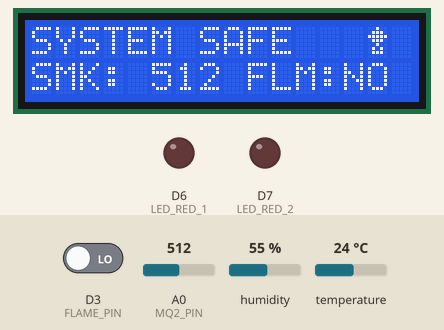
Bench run of a sketch on a simulated ESP8266 (Wemos D1 mini). Shown: 16×2 character LCD, output pins drawn as LEDs (lit = HIGH). Dashed ring = blinking. The inputs (shaded band) are chosen by the test bench; at power-on: temperature 24 °C, A0 (MQ2_PIN) = 512, D3 (FLAME_PIN) LOW, humidity 55 %. WiFi joins after 1.5 s; servers stay silent unless stated; uploads are accepted with an empty reply; the local clock reads 2024-03-15 10:24:30 at power-on unless the sketch sets it; web services answer with replies made up by the test bench; what the sketch prints to the serial monitor is not drawn.

Above: at 8.1 s.
8.2 s: temperature set to 33 °C
10.2 s: temperature set to 36 °C
At 11.9 s:
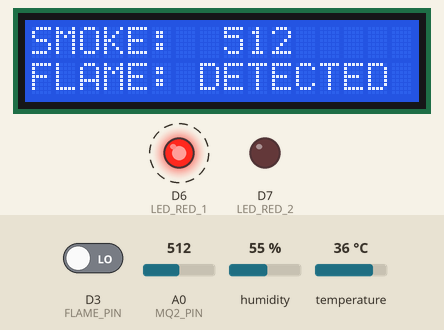
16.2 s: A0 (MQ2_PIN) set to 610
At 18.3 s:
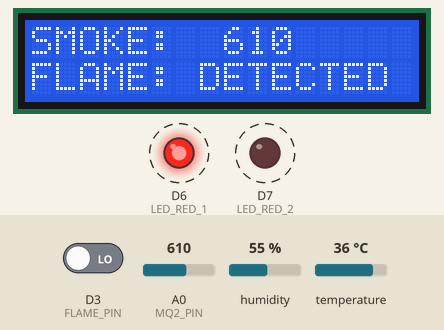
20.0 s: D3 (FLAME_PIN) driven HIGH
At 21.8 s:
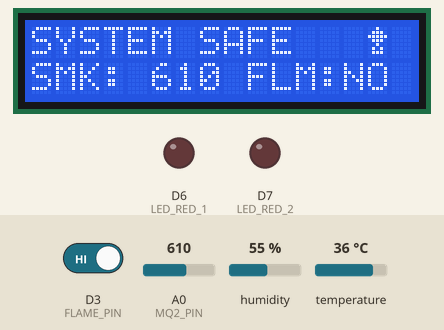
22.1 s: D3 (FLAME_PIN) driven LOW
At 23.6 s:
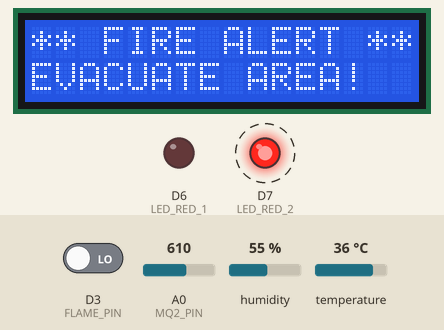
28.1 s: A0 (MQ2_PIN) set to 1023
At 29.9 s:
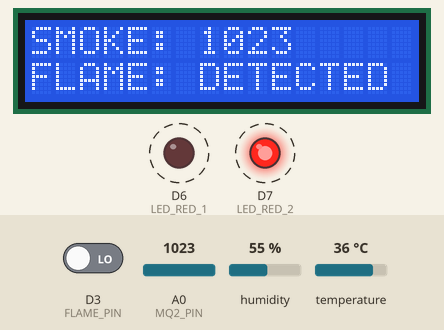
Timing chart, 0 to 34.7 s (numbered marks = the images above; inputs shaded):
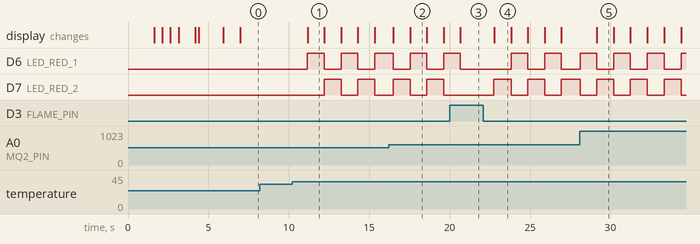

The sketch:

esp8266_code.ino
```cpp
/*
 * PyroChain - Smart Fire Safety Alert Logging System
 * ESP8266 IoT Firmware
 * Hardware Components:
 *  - ESP8266 (NodeMCU / Wemos D1 Mini)
 *  - MQ-2 Smoke sensor
 *  - Flame sensor
 *  - LCD I2C (16x2)
 *  - 2 Red LEDs
 *
 * Author: PyroChain Team
 * Date: 2026-02-28
 */

#include <ESP8266WiFi.h>
#include <ESP8266HTTPClient.h>
#include <LiquidCrystal_I2C.h>
#include <ArduinoJson.h>
#include <WiFiClient.h>
#include <time.h>
#include <DHT.h>

// ─────────────────────────────────────────────
//  WiFi Configuration
// ─────────────────────────────────────────────
const char* WIFI_SSID     = "RAJ";      // ← Change this to your WiFi name
const char* WIFI_PASSWORD = "00000000";  // ← Change this to your WiFi password

// ─────────────────────────────────────────────
//  Backend Server Configuration
// ─────────────────────────────────────────────
// Replace with your local PC IP Address where the Node.js backend is running
const char* SERVER_URL    = "http://192.168.137.8:5000/api/fire-alert";
const char* DEVICE_ID     = "ESP8266_FIRE_SENSOR_01";
const char* ROOM_LOCATION = "Fire Detection Zone-A";

// Dynamic GPS coordinates (auto-detected via Wi-Fi)
float GPS_LAT       = 0.0f;
float GPS_LON       = 0.0f;

// ─────────────────────────────────────────────
//  Pin Definitions
// ─────────────────────────────────────────────
#define MQ2_PIN       A0     // Analog pin for MQ2 smoke sensor
#define FLAME_PIN     D3     // Digital pin for Flame sensor
#define LED_RED_1     D6     // First Red LED
#define LED_RED_2     D7     // Second Red LED
#define DHTPIN        D4     // Digital pin for DHT11
#define DHTTYPE       DHT11

// ─────────────────────────────────────────────
//  Threshold Configuration
// ─────────────────────────────────────────────
#define SMOKE_THRESHOLD_LOW      300    // Warning smoke level (ADC 0-1023)
#define SMOKE_THRESHOLD_HIGH     600    // Critical smoke level

// ─────────────────────────────────────────────
//  Timing Configuration
// ─────────────────────────────────────────────
#define SENSOR_READ_INTERVAL     1000   // 1s - read sensors every second
#define ALERT_SEND_INTERVAL      5000   // 5s - send alert repeatedly during an active fire
#define NORMAL_SEND_INTERVAL     30000  // 30s - heartbeat payload during normal operation

// ─────────────────────────────────────────────
//  Global Objects
// ─────────────────────────────────────────────
LiquidCrystal_I2C lcd(0x27, 16, 2);  // LCD address 0x27 for a 16 chars and 2 line display
WiFiClient wifiClient;
HTTPClient http;
DHT dht(DHTPIN, DHTTYPE);

// ─────────────────────────────────────────────
//  State Variables
// ─────────────────────────────────────────────
int       smokeLevel      = 0;
bool      flameDetected   = false;

float     realTemperature  = 0.0f;
float     realHumidity     = 0.0f;

bool      alertActive     = false;
bool      lastAlertState  = false;
uint32_t  lastSensorRead  = 0;
uint32_t  lastDataSend    = 0;
String    currentSeverity = "NORMAL";
bool      ledToggle       = false;   // For alternating LED flashes

// Custom LCD Fire character
byte fireChar[8] = {
  0b00100, 0b01110, 0b11111, 0b01110,
  0b00100, 0b01010, 0b01110, 0b00000
};

// ─────────────────────────────────────────────
//  WiFi Connection
// ─────────────────────────────────────────────
void connectWiFi() {
  Serial.print("\n[WiFi] Connecting to ");
  Serial.println(WIFI_SSID);

  lcd.clear();
  lcd.setCursor(0, 0); lcd.print("Connecting WiFi");

  WiFi.mode(WIFI_STA);
  WiFi.begin(WIFI_SSID, WIFI_PASSWORD);

  int attempts = 0;
  while (WiFi.status() != WL_CONNECTED && attempts < 30) {
    delay(500);
    Serial.print(".");
    lcd.setCursor(attempts % 16, 1);
    lcd.print(".");
    attempts++;
  }

  if (WiFi.status() == WL_CONNECTED) {
    Serial.println("\n[WiFi] Connected!");
    lcd.clear();
    lcd.setCursor(0, 0); lcd.print("WiFi Connected!");
    lcd.setCursor(0, 1); lcd.print(WiFi.localIP().toString());
    delay(1000);

    // Auto-detect the location based on this Wi-Fi Network
    fetchLocationFromIP();
  } else {
    Serial.println("\n[WiFi] FAILED! Running offline.");
    lcd.clear();
    lcd.setCursor(0, 0); lcd.print("WiFi FAILED");
    delay(2000);
  }
}

// ─────────────────────────────────────────────
//  Auto-Detect Location via Wi-Fi IP
// ─────────────────────────────────────────────
void fetchLocationFromIP() {
  Serial.println("[Geo] Scanning for location via Wi-Fi...");
  lcd.clear();
  lcd.setCursor(0, 0); lcd.print("Locating Area...");

  HTTPClient httpGeo;
  httpGeo.begin(wifiClient, "http://ip-api.com/json/");
  int httpCode = httpGeo.GET();

  if (httpCode == 200) {
    String payload = httpGeo.getString();
    StaticJsonDocument<512> docGeo;
    DeserializationError error = deserializeJson(docGeo, payload);

    if (!error && docGeo["status"] == "success") {
      GPS_LAT = docGeo["lat"];
      GPS_LON = docGeo["lon"];
      Serial.printf("[Geo] Location found! Lat: %.5f, Lon: %.5f\n", GPS_LAT, GPS_LON);
      lcd.setCursor(0, 1); lcd.print("Location Locked!");
    } else {
      Serial.println("[Geo] Failed to parse Location data.");
      lcd.setCursor(0, 1); lcd.print("Locating Failed");
    }
  } else {
    Serial.println("[Geo] Could not reach Geolocation Server.");
    lcd.setCursor(0, 1); lcd.print("Geo Server Error");
  }
  httpGeo.end();
  delay(1500);
}

// ─────────────────────────────────────────────
//  Get ISO8601 Timestamp
// ─────────────────────────────────────────────
String getTimestamp() {
  time_t now = time(nullptr);
  struct tm* t = gmtime(&now);
  char buf[30];
  strftime(buf, sizeof(buf), "%Y-%m-%dT%H:%M:%SZ", t);
  return String(buf);
}

// ─────────────────────────────────────────────
//  Read Sensors
// ─────────────────────────────────────────────
void readSensors() {
  // Read MQ2 Sensor
  smokeLevel = analogRead(MQ2_PIN);

  // Read Flame Sensor (Most flame sensors output LOW when a flame is detected)
  flameDetected = (digitalRead(FLAME_PIN) == LOW);

  // Read the temperature and humidity from the physical hardware
  float t = dht.readTemperature();
  float h = dht.readHumidity();

  // Ensure reading did not fail
  if (!isnan(t) && !isnan(h)) {
    realTemperature = t;
    realHumidity = h;
  }

  Serial.printf("[Sensors] Smoke: %d | Flame: %s | Temp: %.1fC\n",
                smokeLevel, flameDetected ? "DETECTED" : "SAFE", realTemperature);
}

// ─────────────────────────────────────────────
//  Determine Severity
// ─────────────────────────────────────────────
String determineSeverity() {
  bool highSmoke = (smokeLevel >= SMOKE_THRESHOLD_LOW);
  bool highTemp  = (realTemperature >= 35.0); // Set your specific threshold here

  // FIRE is only detected if ALL THREE conditions are met
  if (flameDetected && highSmoke && highTemp) {
      if (smokeLevel >= SMOKE_THRESHOLD_HIGH || realTemperature >= 45.0) return "CRITICAL";
      return "HIGH";
  }

  return "NORMAL";
}

// ─────────────────────────────────────────────
//  LCD Display Update
// ─────────────────────────────────────────────
void updateLCD() {
  lcd.clear();

  if (alertActive) {
    // Alternate between warning and sensor readings
    uint32_t t = millis() / 1000;
    if (t % 2 == 0) {
      lcd.setCursor(0, 0); lcd.print("** FIRE ALERT **");
      lcd.setCursor(0, 1); lcd.print("EVACUATE AREA!");
    } else {
      lcd.setCursor(0, 0);
      lcd.printf("SMOKE: %4d", smokeLevel);
      lcd.setCursor(0, 1);
      lcd.printf("FLAME: DETECTED");
    }
  } else {
    // Normal Display
    lcd.setCursor(0, 0);
    lcd.printf("SYSTEM SAFE   ");
    lcd.write(0); // Print custom fire char
    lcd.setCursor(0, 1);
    lcd.printf("SMK:%4d FLM:NO", smokeLevel);
  }
}

// ─────────────────────────────────────────────
//  Control 2 Red LEDs
// ─────────────────────────────────────────────
void controlAlarmOutputs() {
  if (alertActive) {
    // If critical alert, alternate flashing the two red LEDs like a police siren
    ledToggle = !ledToggle;
    if (ledToggle) {
      digitalWrite(LED_RED_1, HIGH);
      digitalWrite(LED_RED_2, LOW);
    } else {
      digitalWrite(LED_RED_1, LOW);
      digitalWrite(LED_RED_2, HIGH);
    }
  } else {
    // Turn both OFF during normal status
    digitalWrite(LED_RED_1, LOW);
    digitalWrite(LED_RED_2, LOW);
  }
}

// ─────────────────────────────────────────────
//  Send Data to Node.js Backend
// ─────────────────────────────────────────────
bool sendAlertToServer() {
  if (WiFi.status() != WL_CONNECTED) return false;

  // Build JSON payload
  StaticJsonDocument<256> doc;
  doc["deviceId"]    = DEVICE_ID;
  doc["temperature"] = realTemperature;
  doc["humidity"]    = realHumidity;
  doc["smokeLevel"]  = smokeLevel;
  doc["severity"]    = currentSeverity;
  doc["latitude"]    = GPS_LAT;
  doc["longitude"]   = GPS_LON;
  doc["location"]    = ROOM_LOCATION;
  doc["timestamp"]   = getTimestamp();
  doc["alertActive"] = alertActive;

  // Custom field to pass flame status directly if we want
  doc["flameDetected"] = flameDetected;

  String jsonPayload;
  serializeJson(doc, jsonPayload);

  Serial.println("[HTTP] Sending: " + jsonPayload);

  http.begin(wifiClient, SERVER_URL);
  http.addHeader("Content-Type", "application/json");
  http.addHeader("X-Device-Id",  DEVICE_ID);
  http.setTimeout(8000);

  int httpCode = http.POST(jsonPayload);
  http.end();

  return (httpCode == 200 || httpCode == 201);
}

// ─────────────────────────────────────────────
//  Setup
// ─────────────────────────────────────────────
void setup() {
  Serial.begin(115200);
  Serial.println("\n\n=== PyroChain ESP8266 Fire System ===");

  // Initialize GPIO
  pinMode(FLAME_PIN, INPUT);

  pinMode(LED_RED_1, OUTPUT);
  pinMode(LED_RED_2, OUTPUT);
  digitalWrite(LED_RED_1, LOW);
  digitalWrite(LED_RED_2, LOW);

  // Initialize LCD
  lcd.init();
  lcd.backlight();
  lcd.createChar(0, fireChar);
  lcd.setCursor(0, 0); lcd.print("PyroChain v2.0");
  lcd.setCursor(0, 1); lcd.print("Initializing...");
  delay(1500);

  // Initialize DHT11
  dht.begin();

  // Connect WiFi
  connectWiFi();

  // Sync NTP Time
  configTime(19800, 0, "pool.ntp.org", "time.nist.gov");  // IST = UTC+5:30

  lcd.clear();
  lcd.setCursor(0, 0); lcd.print("System Ready");
  lcd.setCursor(0, 1); lcd.print("Monitoring...");
  delay(1000);
}

// ─────────────────────────────────────────────
//  Main Loop
// ─────────────────────────────────────────────
void loop() {
  uint32_t now = millis();

  if (WiFi.status() != WL_CONNECTED) {
    connectWiFi();
  }

  // 1. Read Sensors & Update UI locally (Every 1 second)
  if (now - lastSensorRead >= SENSOR_READ_INTERVAL) {
    lastSensorRead = now;
    readSensors();

    currentSeverity = determineSeverity();
    // ALERT only if severity is not NORMAL (which now requires ALL 3 sensors)
    alertActive     = (currentSeverity != "NORMAL");

    updateLCD();
    controlAlarmOutputs();
  }

  // 2. Transmit to Backend Server
  // Send alert every 5s if active
  if (alertActive && (now - lastDataSend >= ALERT_SEND_INTERVAL)) {
    lastDataSend = now;
    sendAlertToServer();
  }

  // ADDED: Send Heartbeat every 30s even if everything is NORMAL
  // This makes the readings show up on the frontend!
  if (!alertActive && (now - lastDataSend >= NORMAL_SEND_INTERVAL)) {
    lastDataSend = now;
    sendAlertToServer();
    Serial.println("[Heartbeat] System Safe - Sending readings to Dashboard");
  }

  delay(100);
}
```

Measured:
- the behaviour switches between 34 and 35 °C on temperature (found by bisection; images 0 and 1)
- after the input at 8.2 s, every drawn part: stays the same
- after the input at 10.2 s, D6 (LED_RED_1): alternates HIGH for 1.0 s and LOW for 1.1 s, starting after 0.95 s; D7 (LED_RED_2): alternates HIGH for 1.1 s and LOW for 1.0 s, starting after 2.0 s; the display: changes after 0.97 s (image 1)
- after the input at 16.2 s, the display: first differs from a run without the input after 1.3 s (image 2)
- after the input at 20.0 s, D6 (LED_RED_1): goes on until 20.7 s, then stays LOW; D7 (LED_RED_2): stays LOW (without the input it goes to HIGH after 0.67 s); the display: changes after 0.67 s (image 3)
- after the input at 22.1 s, D6 (LED_RED_1): alternates HIGH for 1.0 s and LOW for 1.1 s, starting after 1.7 s; D7 (LED_RED_2): alternates HIGH for 1.1 s and LOW for 1.0 s, starting after 0.66 s; the display: changes after 0.67 s (image 4)
- after the input at 28.1 s, the display: changes after 1.1 s (image 5)
- what the display in image 1 shows lasts 1.0 s, from 11.2 s to 12.2 s
